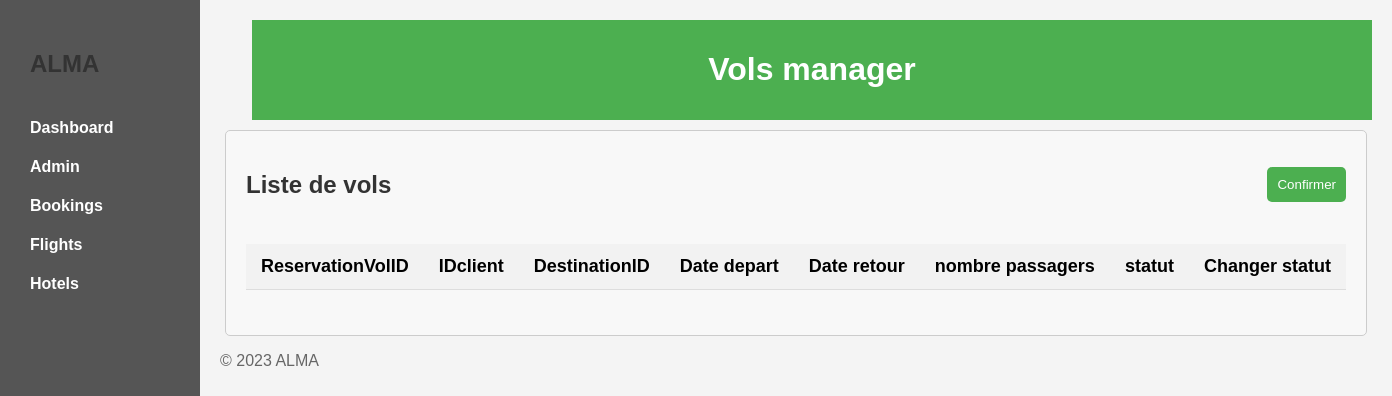
The page /admin/vols.php on the database as committed earlier.
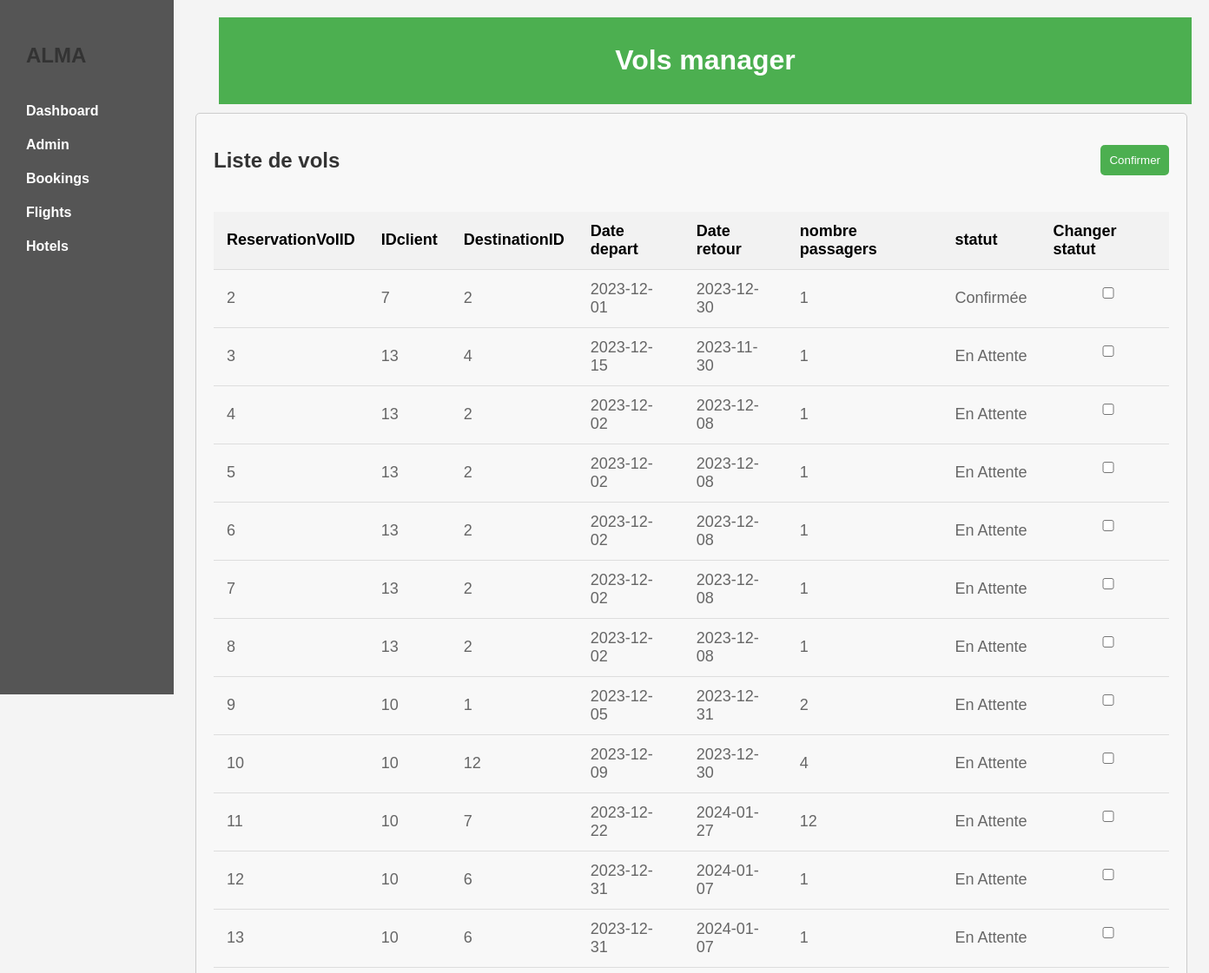
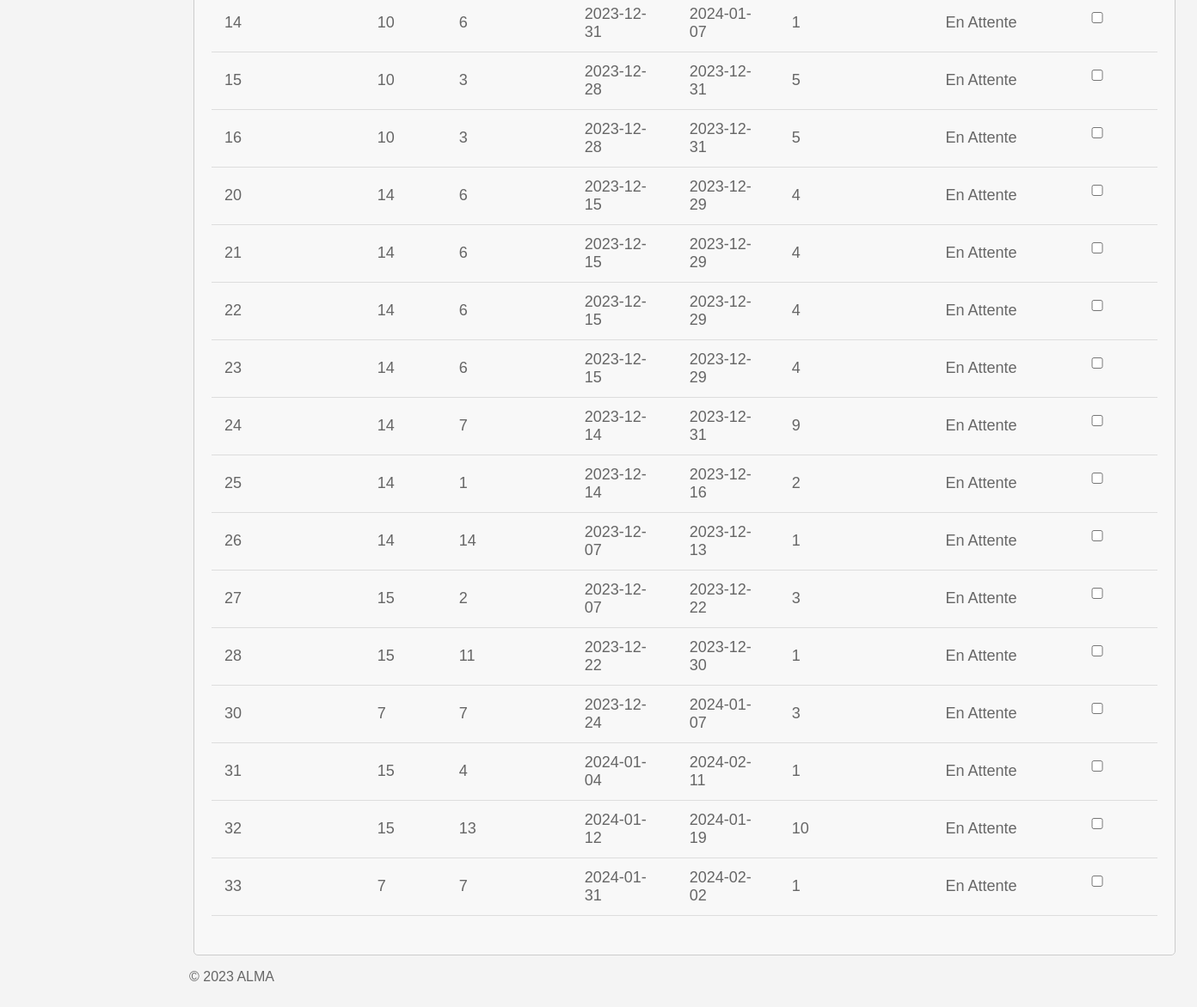
The same page on the database as committed later (2 pictures, top to bottom).
### tables this page shows
CREATE TABLE `ReservationsVols` (
  `ReservationVolID` int(11) NOT NULL,
  `idclient` int(11) DEFAULT NULL,
  `DestinationID` int(11) DEFAULT NULL,
  `DateDepart` date DEFAULT NULL,
  `DateRetour` date DEFAULT NULL,
  `NombrePassagers` int(11) DEFAULT NULL,
  `Statut` varchar(50) NOT NULL DEFAULT 'En Attente'
);

### admin/vols.php (the view, shortened to what this page needs)
<?php
require_once('dbcon.php');
function displayVols($connexion){
    $sql = 'SELECT ReservationVolID, idclient, DestinationID, DateDepart, DateRetour, NombrePassagers, Statut FROM ReservationsVols';
    $stmt = $connexion->prepare($sql);
    $stmt->execute();
    $vols = $stmt->fetchAll(PDO::FETCH_ASSOC);
    return $vols;
}
$vols = displayVols($connexion);
?>
<!DOCTYPE html>
<html lang="en">
<head>
    <link rel="stylesheet" href="styles.css">
</head>
<body>
    <div class="container">
        <div class="sidebar">
            <a href="dashboard.html"><h2>ALMA</h2></a>
            <a href="dashboard.html">Dashboard</a>
            <a href="admin.php">Admin</a>
            <a href="booking.php">Bookings</a>
            <a href="vols.php">Flights</a>
            <a href="hotels.php">Hotels</a>
        </div>
        <div class="content">
            <header>
                <h1>Vols manager</h1>
            </header>
            <form method="post" action="">
                         <div class="title">
                            <h2>Liste de vols</h2>
                            <div class="btn"><button type="submit" name="confirmer">Confirmer</button></div>
                         </div>
                <section id="flight-table">
                    <table class="styled-table">
                        <thead>
                            <tr>
                                <th>ReservationVolID</th>
                                <th>IDclient</th>
                                <th>DestinationID</th>
                                <th>Date depart</th>
                                <th>Date retour</th>
                                <th>nombre passagers</th>
                                <th>statut</th>
                                <th>Changer statut</th>
                            </tr>
                        </thead>
                        <tbody>
                        <?php foreach ($vols as $value): ?>
                                        <tr>
                                            <td><?= $value['ReservationVolID']; ?></td>
                                            <td><?= $value['idclient']; ?></td>
                                            <td><?= $value['DestinationID']; ?></td>
                                            <td><?= $value['DateDepart']; ?></td>
                                            <td><?= $value['DateRetour']; ?></td>
                                            <td><?= $value['NombrePassagers']; ?></td>
                                            <td><?= $value['Statut']; ?></td>
                                            <td><input type="checkbox" name="check[]" value="<?= $value['ReservationVolID'] ?>" ></td>
                                        </tr>
                                    <?php endforeach; ?>
                        </tbody>
                    </table>
                </section>
            </form>
            <footer>
                <p>&copy; 2023 ALMA</p>
            </footer>
        </div>
    </div>
</body>
</html>

### admin/styles.css (style rules this page uses)
body { font-family: poppins, sans-serif; margin: 0; padding: 0; }
.container { display: flex; flex-grow: 1; }
.sidebar { background-color: #555; color: white; padding: 20px; width: 200px; box-sizing: border-box; height: 100vh; position: fixed; }
.sidebar h2 { margin-bottom: 20px; }
.sidebar a { display: block; padding: 10px; text-decoration: none; color: white; font-weight: bold; border-bottom: 1px solid #555; cursor: pointer; }
.content { flex-grow: 1; padding: 20px; box-sizing: border-box; margin-left: 200px; }
header { margin-left: 2rem; background-color: #4caf50; color: white; padding: 10px; text-align: center; }
.title { display: flex; justify-content: space-between; font-weight: 600; }
form { width: 1100px; margin: 10px auto; padding: 20px; border: 1px solid #ccc; border-radius: 5px; background-color: #f8f8f8; }
input { width: 100%; padding: 8px; margin-bottom: 15px; box-sizing: border-box; }
.btn { display: flex; justify-content: flex-end; align-items: center; }
button { background-color: #4caf50; color: #fff; padding: 10px; border: none; border-radius: 5px; cursor: pointer; }
h2 { color: #333; }
p { color: #666; }
a { color: #007bff; text-decoration: none; }
body { font-family: Arial, sans-serif; margin: 0; padding: 0; background-color: #f4f4f4; }
#flight-table { margin-top: 20px; }
.styled-table { width: 100%; border-collapse: collapse; margin: 25px 0; font-size: 18px; text-align: left; }
.styled-table th, .styled-table td { padding: 12px 15px; border-bottom: 1px solid #ddd; }
.styled-table th { background-color: #f2f2f2; }
.styled-table td { color: #666; }

Rows that differ between the two databases and show on the page:
added reservationsvols: ReservationVolID "2", idclient "7", DestinationID "2", DateDepart "2023-12-01", DateRetour "2023-12-30", NombrePassagers "1", Statut "Confirmée"
added reservationsvols: ReservationVolID "3", idclient "13", DestinationID "4", DateDepart "2023-12-15", DateRetour "2023-11-30", NombrePassagers "1", Statut "En Attente"
added reservationsvols: ReservationVolID "4", idclient "13", DestinationID "2", DateDepart "2023-12-02", DateRetour "2023-12-08", NombrePassagers "1", Statut "En Attente"
added reservationsvols: ReservationVolID "5", idclient "13", DestinationID "2", DateDepart "2023-12-02", DateRetour "2023-12-08", NombrePassagers "1", Statut "En Attente"
added reservationsvols: ReservationVolID "6", idclient "13", DestinationID "2", DateDepart "2023-12-02", DateRetour "2023-12-08", NombrePassagers "1", Statut "En Attente"
added reservationsvols: ReservationVolID "7", idclient "13", DestinationID "2", DateDepart "2023-12-02", DateRetour "2023-12-08", NombrePassagers "1", Statut "En Attente"
added reservationsvols: ReservationVolID "8", idclient "13", DestinationID "2", DateDepart "2023-12-02", DateRetour "2023-12-08", NombrePassagers "1", Statut "En Attente"
added reservationsvols: ReservationVolID "9", idclient "10", DestinationID "1", DateDepart "2023-12-05", DateRetour "2023-12-31", NombrePassagers "2", Statut "En Attente"
added reservationsvols: ReservationVolID "10", idclient "10", DestinationID "12", DateDepart "2023-12-09", DateRetour "2023-12-30", NombrePassagers "4", Statut "En Attente"
added reservationsvols: ReservationVolID "11", idclient "10", DestinationID "7", DateDepart "2023-12-22", DateRetour "2024-01-27", NombrePassagers "12", Statut "En Attente"
added reservationsvols: ReservationVolID "12", idclient "10", DestinationID "6", DateDepart "2023-12-31", DateRetour "2024-01-07", NombrePassagers "1", Statut "En Attente"
added reservationsvols: ReservationVolID "13", idclient "10", DestinationID "6", DateDepart "2023-12-31", DateRetour "2024-01-07", NombrePassagers "1", Statut "En Attente"
added reservationsvols: ReservationVolID "14", idclient "10", DestinationID "6", DateDepart "2023-12-31", DateRetour "2024-01-07", NombrePassagers "1", Statut "En Attente"
added reservationsvols: ReservationVolID "15", idclient "10", DestinationID "3", DateDepart "2023-12-28", DateRetour "2023-12-31", NombrePassagers "5", Statut "En Attente"
added reservationsvols: ReservationVolID "16", idclient "10", DestinationID "3", DateDepart "2023-12-28", DateRetour "2023-12-31", NombrePassagers "5", Statut "En Attente"
added reservationsvols: ReservationVolID "20", idclient "14", DestinationID "6", DateDepart "2023-12-15", DateRetour "2023-12-29", NombrePassagers "4", Statut "En Attente"
added reservationsvols: ReservationVolID "21", idclient "14", DestinationID "6", DateDepart "2023-12-15", DateRetour "2023-12-29", NombrePassagers "4", Statut "En Attente"
added reservationsvols: ReservationVolID "22", idclient "14", DestinationID "6", DateDepart "2023-12-15", DateRetour "2023-12-29", NombrePassagers "4", Statut "En Attente"
added reservationsvols: ReservationVolID "23", idclient "14", DestinationID "6", DateDepart "2023-12-15", DateRetour "2023-12-29", NombrePassagers "4", Statut "En Attente"
added reservationsvols: ReservationVolID "24", idclient "14", DestinationID "7", DateDepart "2023-12-14", DateRetour "2023-12-31", NombrePassagers "9", Statut "En Attente"
added reservationsvols: ReservationVolID "25", idclient "14", DestinationID "1", DateDepart "2023-12-14", DateRetour "2023-12-16", NombrePassagers "2", Statut "En Attente"
added reservationsvols: ReservationVolID "26", idclient "14", DestinationID "14", DateDepart "2023-12-07", DateRetour "2023-12-13", NombrePassagers "1", Statut "En Attente"
added reservationsvols: ReservationVolID "27", idclient "15", DestinationID "2", DateDepart "2023-12-07", DateRetour "2023-12-22", NombrePassagers "3", Statut "En Attente"
added reservationsvols: ReservationVolID "28", idclient "15", DestinationID "11", DateDepart "2023-12-22", DateRetour "2023-12-30", NombrePassagers "1", Statut "En Attente"
added reservationsvols: ReservationVolID "30", idclient "7", DestinationID "7", DateDepart "2023-12-24", DateRetour "2024-01-07", NombrePassagers "3", Statut "En Attente"
added reservationsvols: ReservationVolID "31", idclient "15", DestinationID "4", DateDepart "2024-01-04", DateRetour "2024-02-11", NombrePassagers "1", Statut "En Attente"
added reservationsvols: ReservationVolID "32", idclient "15", DestinationID "13", DateDepart "2024-01-12", DateRetour "2024-01-19", NombrePassagers "10", Statut "En Attente"
added reservationsvols: ReservationVolID "33", idclient "7", DestinationID "7", DateDepart "2024-01-31", DateRetour "2024-02-02", NombrePassagers "1", Statut "En Attente"
